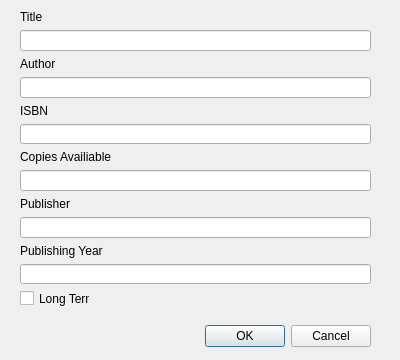
<?xml version="1.0" encoding="UTF-8"?>
<ui version="4.0">
 <class>editBook</class>
 <widget class="QDialog" name="editBook">
  <property name="geometry">
   <rect>
    <x>0</x>
    <y>0</y>
    <width>400</width>
    <height>360</height>
   </rect>
  </property>
  <property name="windowTitle">
   <string>Dialog</string>
  </property>
  <widget class="QDialogButtonBox" name="buttonBox">
   <property name="geometry">
    <rect>
     <x>30</x>
     <y>320</y>
     <width>341</width>
     <height>32</height>
    </rect>
   </property>
   <property name="orientation">
    <enum>Qt::Horizontal</enum>
   </property>
   <property name="standardButtons">
    <set>QDialogButtonBox::Cancel|QDialogButtonBox::Ok</set>
   </property>
  </widget>
  <widget class="QWidget" name="layoutWidget">
   <property name="geometry">
    <rect>
     <x>20</x>
     <y>10</y>
     <width>351</width>
     <height>274</height>
    </rect>
   </property>
   <layout class="QVBoxLayout" name="verticalLayout_2">
    <item>
     <widget class="QLabel" name="label">
      <property name="text">
       <string>Title</string>
      </property>
     </widget>
    </item>
    <item>
     <widget class="QLineEdit" name="titleLE"/>
    </item>
    <item>
     <widget class="QLabel" name="label_2">
      <property name="text">
       <string>Author</string>
      </property>
     </widget>
    </item>
    <item>
     <widget class="QLineEdit" name="authorLE"/>
    </item>
    <item>
     <widget class="QLabel" name="label_3">
      <property name="text">
       <string>ISBN</string>
      </property>
     </widget>
    </item>
    <item>
     <widget class="QLineEdit" name="isbnLE"/>
    </item>
    <item>
     <widget class="QLabel" name="label_4">
      <property name="text">
       <string>Copies Availiable</string>
      </property>
     </widget>
    </item>
    <item>
     <widget class="QLineEdit" name="copiesLE"/>
    </item>
    <item>
     <widget class="QLabel" name="label_5">
      <property name="text">
       <string>Publisher</string>
      </property>
     </widget>
    </item>
    <item>
     <widget class="QLineEdit" name="publisherLE"/>
    </item>
    <item>
     <widget class="QLabel" name="label_6">
      <property name="text">
       <string>Publishing Year</string>
      </property>
     </widget>
    </item>
    <item>
     <widget class="QLineEdit" name="yopLE"/>
    </item>
   </layout>
  </widget>
  <widget class="QCheckBox" name="longtermCB">
   <property name="geometry">
    <rect>
     <x>20</x>
     <y>290</y>
     <width>70</width>
     <height>17</height>
    </rect>
   </property>
   <property name="text">
    <string>Long Term</string>
   </property>
  </widget>
 </widget>
 <resources/>
 <connections>
  <connection>
   <sender>buttonBox</sender>
   <signal>accepted()</signal>
   <receiver>editBook</receiver>
   <slot>accept()</slot>
   <hints>
    <hint type="sourcelabel">
     <x>248</x>
     <y>254</y>
    </hint>
    <hint type="destinationlabel">
     <x>157</x>
     <y>274</y>
    </hint>
   </hints>
  </connection>
  <connection>
   <sender>buttonBox</sender>
   <signal>rejected()</signal>
   <receiver>editBook</receiver>
   <slot>reject()</slot>
   <hints>
    <hint type="sourcelabel">
     <x>316</x>
     <y>260</y>
    </hint>
    <hint type="destinationlabel">
     <x>286</x>
     <y>274</y>
    </hint>
   </hints>
  </connection>
 </connections>
</ui>
